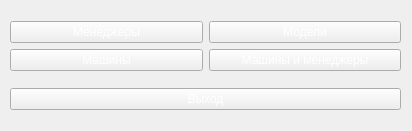
<?xml version="1.0" encoding="UTF-8"?>
<ui version="4.0">
 <class>MainWindow</class>
 <widget class="QMainWindow" name="MainWindow">
  <property name="geometry">
   <rect>
    <x>0</x>
    <y>0</y>
    <width>412</width>
    <height>131</height>
   </rect>
  </property>
  <property name="windowTitle">
   <string>Главное меню</string>
  </property>
  <property name="styleSheet">
   <string notr="true">color: white;</string>
  </property>
  <widget class="QWidget" name="centralwidget">
   <widget class="QWidget" name="">
    <property name="geometry">
     <rect>
      <x>10</x>
      <y>10</y>
      <width>391</width>
      <height>111</height>
     </rect>
    </property>
    <layout class="QVBoxLayout" name="verticalLayout_3">
     <item>
      <layout class="QHBoxLayout" name="horizontalLayout">
       <item>
        <layout class="QVBoxLayout" name="verticalLayout">
         <item>
          <widget class="QPushButton" name="managerBtn">
           <property name="text">
            <string>Менеджеры</string>
           </property>
          </widget>
         </item>
         <item>
          <widget class="QPushButton" name="carBtn">
           <property name="text">
            <string>Машины</string>
           </property>
          </widget>
         </item>
        </layout>
       </item>
       <item>
        <layout class="QVBoxLayout" name="verticalLayout_2">
         <item>
          <widget class="QPushButton" name="modelBtn">
           <property name="text">
            <string>Модели</string>
           </property>
          </widget>
         </item>
         <item>
          <widget class="QPushButton" name="carManagerBtn">
           <property name="text">
            <string>Машины и менеджеры</string>
           </property>
          </widget>
         </item>
        </layout>
       </item>
      </layout>
     </item>
     <item>
      <widget class="QPushButton" name="exitBtn">
       <property name="text">
        <string>Выход</string>
       </property>
      </widget>
     </item>
    </layout>
   </widget>
  </widget>
 </widget>
 <resources/>
 <connections/>
</ui>
